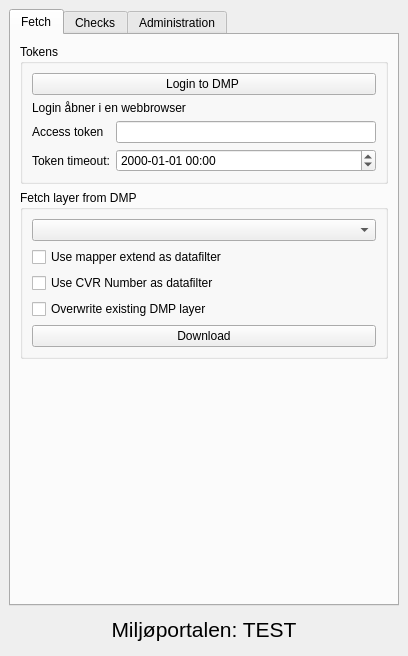
<?xml version="1.0" encoding="UTF-8"?>
<ui version="4.0">
 <class>DMPManagerDockWidgetBase</class>
 <widget class="QDockWidget" name="DMPManagerDockWidgetBase">
  <property name="geometry">
   <rect>
    <x>0</x>
    <y>0</y>
    <width>408</width>
    <height>656</height>
   </rect>
  </property>
  <property name="windowTitle">
   <string>DMP Manager</string>
  </property>
  <widget class="QWidget" name="dockWidgetContents">
   <layout class="QVBoxLayout" name="verticalLayout_3">
    <item>
     <widget class="QTabWidget" name="twMain">
      <property name="currentIndex">
       <number>0</number>
      </property>
      <widget class="QWidget" name="tab">
       <attribute name="title">
        <string>Fetch</string>
       </attribute>
       <layout class="QVBoxLayout" name="verticalLayout_7">
        <item>
         <widget class="QGroupBox" name="groupBox_5">
          <property name="title">
           <string>Tokens </string>
          </property>
          <layout class="QVBoxLayout" name="verticalLayout_4">
           <item>
            <widget class="QPushButton" name="pbReqToken">
             <property name="text">
              <string>Login to DMP </string>
             </property>
            </widget>
           </item>
           <item>
            <widget class="QLabel" name="label_11">
             <property name="text">
              <string>Login åbner i en webbrowser</string>
             </property>
            </widget>
           </item>
           <item>
            <layout class="QFormLayout" name="formLayout">
             <item row="0" column="0">
              <widget class="QLabel" name="label_6">
               <property name="text">
                <string>Access token</string>
               </property>
              </widget>
             </item>
             <item row="0" column="1">
              <widget class="QLineEdit" name="leToken"/>
             </item>
             <item row="1" column="0">
              <widget class="QLabel" name="label">
               <property name="text">
                <string>Token timeout:</string>
               </property>
              </widget>
             </item>
             <item row="1" column="1">
              <widget class="QDateTimeEdit" name="dtTimeout">
               <property name="displayFormat">
                <string>yyyy-MM-dd HH:mm</string>
               </property>
              </widget>
             </item>
            </layout>
           </item>
           <item>
            <layout class="QHBoxLayout" name="horizontalLayout_5"/>
           </item>
          </layout>
         </widget>
        </item>
        <item>
         <widget class="QGroupBox" name="groupBox">
          <property name="title">
           <string>Fetch layer from DMP</string>
          </property>
          <layout class="QVBoxLayout" name="verticalLayout_2">
           <item>
            <widget class="QComboBox" name="cbDownload"/>
           </item>
           <item>
            <widget class="QCheckBox" name="chbMapExtent">
             <property name="text">
              <string>Use mapper extend as datafilter</string>
             </property>
            </widget>
           </item>
           <item>
            <widget class="QCheckBox" name="chbUseCVR">
             <property name="text">
              <string>Use CVR Number as datafilter</string>
             </property>
            </widget>
           </item>
           <item>
            <widget class="QCheckBox" name="chbOverwrite">
             <property name="text">
              <string>Overwrite existing DMP layer</string>
             </property>
            </widget>
           </item>
           <item>
            <widget class="QPushButton" name="pbDownload">
             <property name="text">
              <string>Download</string>
             </property>
            </widget>
           </item>
          </layout>
         </widget>
        </item>
        <item>
         <spacer name="verticalSpacer">
          <property name="orientation">
           <enum>Qt::Vertical</enum>
          </property>
          <property name="sizeHint" stdset="0">
           <size>
            <width>20</width>
            <height>107</height>
           </size>
          </property>
         </spacer>
        </item>
       </layout>
      </widget>
      <widget class="QWidget" name="tab_3">
       <attribute name="title">
        <string>Checks</string>
       </attribute>
       <layout class="QVBoxLayout" name="verticalLayout_8">
        <item>
         <widget class="QGroupBox" name="groupBox_3">
          <property name="title">
           <string>Choose layer</string>
          </property>
          <layout class="QVBoxLayout" name="verticalLayout">
           <item>
            <widget class="QComboBox" name="cbLayerCheck"/>
           </item>
          </layout>
         </widget>
        </item>
        <item>
         <widget class="QGroupBox" name="groupBox_2">
          <property name="title">
           <string>Compare edit and reference layer</string>
          </property>
          <layout class="QVBoxLayout" name="verticalLayout_6">
           <item>
            <layout class="QHBoxLayout" name="horizontalLayout_4">
             <item>
              <widget class="QPushButton" name="pbUncheckAll">
               <property name="enabled">
                <bool>false</bool>
               </property>
               <property name="text">
                <string>UnCheck all</string>
               </property>
              </widget>
             </item>
             <item>
              <widget class="QPushButton" name="pbCheckAll">
               <property name="enabled">
                <bool>false</bool>
               </property>
               <property name="text">
                <string>Check all</string>
               </property>
              </widget>
             </item>
             <item>
              <widget class="QPushButton" name="pbUploadChecked">
               <property name="enabled">
                <bool>false</bool>
               </property>
               <property name="text">
                <string>Upload checked</string>
               </property>
              </widget>
             </item>
            </layout>
           </item>
           <item>
            <widget class="QTreeView" name="tvCompare"/>
           </item>
           <item>
            <layout class="QHBoxLayout" name="horizontalLayout_2">
             <item>
              <widget class="QPushButton" name="pbClearCompare">
               <property name="text">
                <string>Clear Compare</string>
               </property>
              </widget>
             </item>
             <item>
              <widget class="QPushButton" name="pbCompare">
               <property name="text">
                <string>Compare</string>
               </property>
              </widget>
             </item>
            </layout>
           </item>
          </layout>
         </widget>
        </item>
        <item>
         <widget class="QGroupBox" name="groupBox_7">
          <property name="title">
           <string>Actions</string>
          </property>
          <layout class="QHBoxLayout" name="horizontalLayout_3">
           <item>
            <widget class="QPushButton" name="pbCheck">
             <property name="text">
              <string>Geometry check</string>
             </property>
            </widget>
           </item>
           <item>
            <widget class="QPushButton" name="pbSinglepart">
             <property name="text">
              <string>Multipart to singlepart</string>
             </property>
            </widget>
           </item>
          </layout>
         </widget>
        </item>
       </layout>
      </widget>
      <widget class="QWidget" name="tab_5">
       <attribute name="title">
        <string>Administration</string>
       </attribute>
       <layout class="QVBoxLayout" name="verticalLayout_5">
        <item>
         <widget class="QGroupBox" name="groupBox_6">
          <property name="title">
           <string>Administration</string>
          </property>
          <layout class="QGridLayout" name="gridLayout_3">
           <item row="0" column="0">
            <widget class="QLabel" name="label_2">
             <property name="text">
              <string>CVR number:</string>
             </property>
            </widget>
           </item>
           <item row="0" column="1">
            <widget class="QComboBox" name="cbCVRNo"/>
           </item>
           <item row="1" column="0">
            <widget class="QLabel" name="label_3">
             <property name="text">
              <string>Preferred layer:</string>
             </property>
            </widget>
           </item>
           <item row="1" column="1">
            <widget class="QLineEdit" name="lePrefLayer"/>
           </item>
           <item row="2" column="0" colspan="2">
            <widget class="QPushButton" name="pbPrefLayer">
             <property name="text">
              <string>Set layer choice in tab &quot;fetch&quot; as preferred </string>
             </property>
            </widget>
           </item>
           <item row="3" column="0" colspan="2">
            <widget class="QPushButton" name="pbRefresh">
             <property name="text">
              <string>Reset administrative data from DMP</string>
             </property>
            </widget>
           </item>
          </layout>
         </widget>
        </item>
        <item>
         <widget class="QGroupBox" name="groupBox_8">
          <property name="title">
           <string>Placement of edit and reference data</string>
          </property>
          <layout class="QGridLayout" name="gridLayout">
           <item row="2" column="1">
            <widget class="QLineEdit" name="lePkName">
             <property name="sizePolicy">
              <sizepolicy hsizetype="Expanding" vsizetype="Fixed">
               <horstretch>5</horstretch>
               <verstretch>0</verstretch>
              </sizepolicy>
             </property>
            </widget>
           </item>
           <item row="0" column="1">
            <widget class="QComboBox" name="cbDatabase">
             <property name="sizePolicy">
              <sizepolicy hsizetype="Preferred" vsizetype="Fixed">
               <horstretch>5</horstretch>
               <verstretch>0</verstretch>
              </sizepolicy>
             </property>
            </widget>
           </item>
           <item row="3" column="0">
            <widget class="QLabel" name="label_5">
             <property name="text">
              <string>Primary key quote</string>
             </property>
            </widget>
           </item>
           <item row="1" column="1">
            <widget class="QComboBox" name="cbSchema">
             <property name="sizePolicy">
              <sizepolicy hsizetype="Preferred" vsizetype="Fixed">
               <horstretch>5</horstretch>
               <verstretch>0</verstretch>
              </sizepolicy>
             </property>
             <property name="minimumSize">
              <size>
               <width>200</width>
               <height>0</height>
              </size>
             </property>
            </widget>
           </item>
           <item row="1" column="2">
            <widget class="QPushButton" name="pbSchema">
             <property name="sizePolicy">
              <sizepolicy hsizetype="Minimum" vsizetype="Fixed">
               <horstretch>1</horstretch>
               <verstretch>0</verstretch>
              </sizepolicy>
             </property>
             <property name="minimumSize">
              <size>
               <width>5</width>
               <height>0</height>
              </size>
             </property>
             <property name="text">
              <string>New</string>
             </property>
            </widget>
           </item>
           <item row="1" column="0">
            <widget class="QLabel" name="label_8">
             <property name="sizePolicy">
              <sizepolicy hsizetype="Preferred" vsizetype="Preferred">
               <horstretch>0</horstretch>
               <verstretch>0</verstretch>
              </sizepolicy>
             </property>
             <property name="text">
              <string>Schema</string>
             </property>
            </widget>
           </item>
           <item row="0" column="0">
            <widget class="QLabel" name="label_7">
             <property name="sizePolicy">
              <sizepolicy hsizetype="Preferred" vsizetype="Preferred">
               <horstretch>0</horstretch>
               <verstretch>0</verstretch>
              </sizepolicy>
             </property>
             <property name="text">
              <string>Database</string>
             </property>
            </widget>
           </item>
           <item row="0" column="2">
            <widget class="QPushButton" name="pbDatabase">
             <property name="sizePolicy">
              <sizepolicy hsizetype="Minimum" vsizetype="Fixed">
               <horstretch>1</horstretch>
               <verstretch>0</verstretch>
              </sizepolicy>
             </property>
             <property name="minimumSize">
              <size>
               <width>5</width>
               <height>0</height>
              </size>
             </property>
             <property name="text">
              <string>Upd</string>
             </property>
            </widget>
           </item>
           <item row="2" column="0">
            <widget class="QLabel" name="label_4">
             <property name="text">
              <string>Primary key name</string>
             </property>
            </widget>
           </item>
           <item row="3" column="1">
            <widget class="QLineEdit" name="lePkQuote">
             <property name="sizePolicy">
              <sizepolicy hsizetype="Expanding" vsizetype="Fixed">
               <horstretch>5</horstretch>
               <verstretch>0</verstretch>
              </sizepolicy>
             </property>
            </widget>
           </item>
          </layout>
         </widget>
        </item>
        <item>
         <widget class="QGroupBox" name="groupBox_9">
          <property name="title">
           <string>Save layer style as default </string>
          </property>
          <layout class="QGridLayout" name="gridLayout_2">
           <item row="0" column="1">
            <widget class="QComboBox" name="cbLayerStyle">
             <property name="sizePolicy">
              <sizepolicy hsizetype="Preferred" vsizetype="Fixed">
               <horstretch>5</horstretch>
               <verstretch>0</verstretch>
              </sizepolicy>
             </property>
            </widget>
           </item>
           <item row="0" column="2">
            <widget class="QPushButton" name="pbLayerStyle">
             <property name="sizePolicy">
              <sizepolicy hsizetype="Minimum" vsizetype="Fixed">
               <horstretch>1</horstretch>
               <verstretch>0</verstretch>
              </sizepolicy>
             </property>
             <property name="minimumSize">
              <size>
               <width>5</width>
               <height>0</height>
              </size>
             </property>
             <property name="text">
              <string>Save</string>
             </property>
            </widget>
           </item>
           <item row="0" column="0">
            <widget class="QLabel" name="label_9">
             <property name="sizePolicy">
              <sizepolicy hsizetype="Preferred" vsizetype="Preferred">
               <horstretch>0</horstretch>
               <verstretch>0</verstretch>
              </sizepolicy>
             </property>
             <property name="text">
              <string>Layer Name         </string>
             </property>
            </widget>
           </item>
          </layout>
         </widget>
        </item>
        <item>
         <widget class="QGroupBox" name="gbEnvironment">
          <property name="title">
           <string>Environment</string>
          </property>
          <layout class="QGridLayout" name="gridLayout_4">
           <item row="0" column="0">
            <widget class="QLabel" name="label_10">
             <property name="sizePolicy">
              <sizepolicy hsizetype="Preferred" vsizetype="Preferred">
               <horstretch>0</horstretch>
               <verstretch>0</verstretch>
              </sizepolicy>
             </property>
             <property name="text">
              <string>Active environment</string>
             </property>
            </widget>
           </item>
           <item row="0" column="1">
            <widget class="QComboBox" name="cbEnvironment">
             <property name="sizePolicy">
              <sizepolicy hsizetype="Preferred" vsizetype="Fixed">
               <horstretch>5</horstretch>
               <verstretch>0</verstretch>
              </sizepolicy>
             </property>
            </widget>
           </item>
          </layout>
         </widget>
        </item>
        <item>
         <spacer name="verticalSpacer_2">
          <property name="orientation">
           <enum>Qt::Vertical</enum>
          </property>
          <property name="sizeHint" stdset="0">
           <size>
            <width>20</width>
            <height>20</height>
           </size>
          </property>
         </spacer>
        </item>
        <item>
         <layout class="QHBoxLayout" name="horizontalLayout">
          <item>
           <widget class="QPushButton" name="pbReset">
            <property name="text">
             <string>Reset to default</string>
            </property>
           </widget>
          </item>
          <item>
           <widget class="QPushButton" name="pbSave">
            <property name="text">
             <string>Save as default</string>
            </property>
           </widget>
          </item>
         </layout>
        </item>
       </layout>
      </widget>
     </widget>
    </item>
    <item>
     <widget class="QLabel" name="lMiljoe">
      <property name="minimumSize">
       <size>
        <width>0</width>
        <height>35</height>
       </size>
      </property>
      <property name="font">
       <font>
        <pointsize>16</pointsize>
       </font>
      </property>
      <property name="text">
       <string>Miljøportalen: TEST</string>
      </property>
      <property name="alignment">
       <set>Qt::AlignCenter</set>
      </property>
     </widget>
    </item>
   </layout>
  </widget>
 </widget>
 <resources/>
 <connections/>
</ui>
